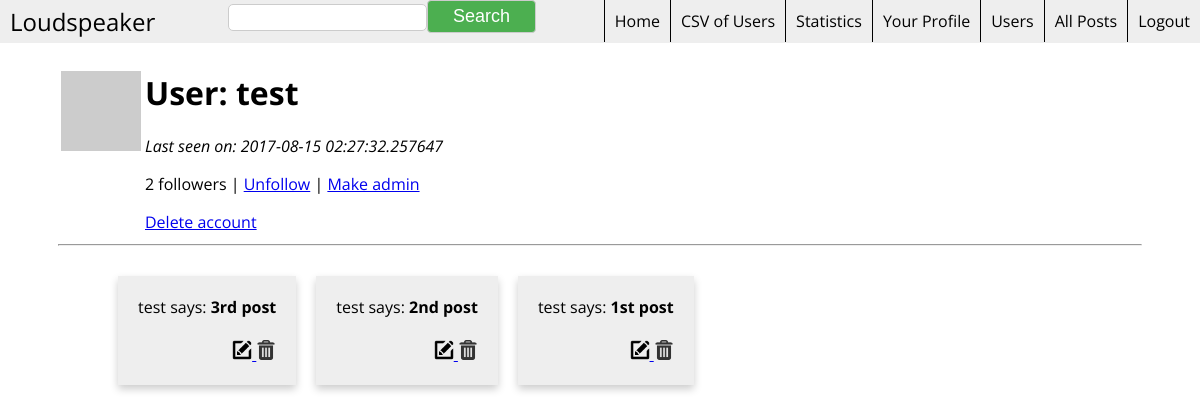
The app's page /user/test (signed in), older data.
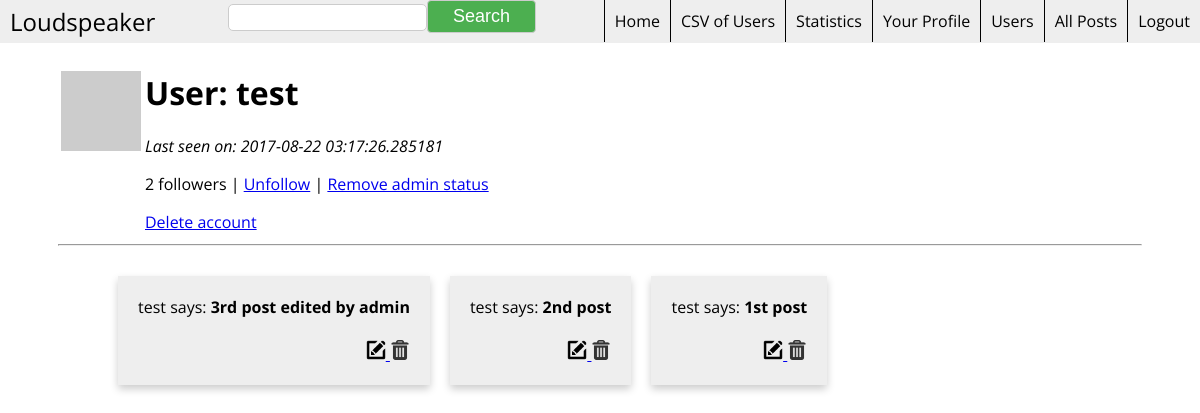
The same page, newer data.
### app/models.py (models this page shows, shortened)
class User(db.Model):
    id = db.Column(db.Integer, primary_key = True)
    username = db.Column(db.String(64), index=True, unique=True)
    nickname = db.Column(db.String(64), index=True, unique = False)
    firstname = db.Column(db.String(64), index=True, unique = False)
    lastname = db.Column(db.String(64), index=True, unique=False)
    password = db.Column(db.String(120), index = True, unique = False)
    email = db.Column(db.String(120), index=True, unique=True)
    posts = db.relationship('Post', backref = 'author', lazy = 'dynamic')
    about_me = db.Column(db.String(140))
    last_seen = db.Column(db.DateTime)
    is_admin = db.Column(db.Boolean)
    followed = db.relationship('User',
                               secondary=followers,
                               primaryjoin=(followers.c.follower_id == id),
                               secondaryjoin=(followers.c.followed_id == id),
                               backref=db.backref('followers', lazy='dynamic'),
                               lazy='dynamic')
    @property
    def is_authenticated(self):
        return True
    def avatar(self,size):
        return 'http://www.gravatar.com/avatar/%s?d=mm&s=%d' % (md5(self.email.encode('utf-8')).hexdigest(), size)
    def is_following(self, user):
        return self.followed.filter(followers.c.followed_id == user.id).count() > 0

class Post(db.Model):
    __searchable__ = ['body']
    id = db.Column(db.Integer, primary_key = True)
    body = db.Column(db.String(140))
    timestamp = db.Column(db.DateTime)
    user_id = db.Column(db.Integer, db.ForeignKey('user.id'))

### app/views.py (the view)
@app.route('/user/<username>')
@login_required
def user(username):
    user = User.query.filter_by(username=username).first()
    if user == None:
        flash('User %s not found.' % username)
        return redirect(url_for('index'))
    posts = user.posts.order_by(Post.timestamp.desc()).all()
    return render_template('user.html',
                           user=user,
                           posts=posts,
                           title=username)

### app/forms.py
class SearchForm(Form):
    search = StringField('search', validators=[DataRequired()])

### app/views.py (called while the page is built)
@lm.user_loader
def load_user(id):
    return User.query.get(int(id))

@app.before_request
def before_request():
    g.user = current_user
    if g.user.is_authenticated:
        g.user.last_seen = datetime.utcnow()
        db.session.add(g.user)
        db.session.commit()
        g.search_form = SearchForm()

### app/templates/user.html (shortened to what this page needs)
{% extends "base.html" %}
{% block content %}
<table>
  <tr valign="top">
    <td><img src="{{ user.avatar(128) }}"></td>
    <td>
      <h1>User: {{ user.nickname }}</h1>
      {% if user.last_seen %}<p><i>Last seen on: {{ user.last_seen }}</i></p>{% endif %}
      <p>{{ user.followers.count() }} followers |
      {% if user.id == g.user.id %}
      <a href="{{ url_for('edit') }}">Edit your profile or password</a>
      {% elif not g.user.is_following(user) %}
      <a href="{{ url_for('follow', username=user.username) }}">Follow</a>
      {% else %}
      <a href="{{ url_for('unfollow', username=user.username) }}">Unfollow</a>
      {% endif %}
      {% if g.user.is_admin %}
      |
      {% if user.is_admin %}
      <a href="{{ url_for('remove_admin', username=user.username) }}">Remove admin status</a>
      {% else %}
      <a href="{{ url_for('make_admin', username=user.username) }}">Make admin</a>
      {% endif %}
      {% endif %}
      </p>
      <p>{% if g.user.is_admin %}
      <a href="{{ url_for('delete_user', id=user.id) }}">Delete account</a>
      {% endif %}
    </td>
  </tr>
</table>
<hr>
<div class="flex">
  {% if user == g.user or g.user.is_admin %}
  {% for post in posts %}
  {% include 'editable_post.html' %}
  {% endfor %}
  {% else %}
  {% for post in posts %}
  {% include 'post.html' %}
  {% endfor %}
  {% endif %}
</div>
{% endblock %}

### app/templates/base.html (shortened to what this page needs)
<html>
  <head>
    <link rel="stylesheet" href="{{ url_for('static', filename='css/style.css') }}"></link>
  </head>
  <body>
    <ul class="nav">
      <li class="nav-logo left">
        <a href="{{ url_for('index') }}">Loudspeaker</a>
      </li>
      {% if g.user.is_authenticated %}
      <form style="display: inline;" action="{{ url_for('search') }}" method="post" name="search">{{ g.search_form.hidden_tag() }}{{ g.search_form.search(size=20) }}<input type="submit" value="Search"></form>
      <li class="right">
        <a href="{{ url_for('logout') }}">Logout</a>
      </li>
      <li class="right">
        <a href="{{ url_for('posts') }}">All Posts</a>
      </li>
      <li class="right">
        <a href="{{ url_for('users') }}">Users</a>
      </li>
      <li class="right">
        <a href="{{ url_for('user', username=g.user.username) }}">Your Profile</a>
      </li>
      {% endif %}
      {% if g.user.is_admin %}
      <li class="right">
      <a href="{{ url_for('stats') }}">Statistics</a></li>
      <li class="right">
      <a href="{{ url_for('download_csv') }}">CSV of Users</a></li>
      {% endif %}
      <li class="right">
        <a href="{{ url_for('index') }}">Home</a>
      </li>
    </ul>
    <div class="filler">
    </div>
    <div class="content">
    {% block content %}{% endblock %}
    </div>
  </body>
</html>

### app/templates/editable_post.html
<div class="card">
  <div>
    {{ post.author.nickname }} says: <b>{{ post.body }}</b>
  </div> <br>
  <div class="right">
    <a href="{{ url_for('editPost', id=post.id) }}">
      <img src="/static/img/edit.png" alt="edit" class="icon-size" title="Edit post">
    </a>
    <a href="{{ url_for('delete_post', id=post.id) }}">
      <img src="/static/img/delete.png" alt="delete" class="icon-size" title="Delete post">
      </a>
  </div>
</div>

### app/static/css/style.css (style rules this page uses)
body { font-family: "Open Sans", sans-serif; text-align: center; }
.content { margin: 20px 50px; padding 10px; }
.flex { margin: 20px 50px; padding 10px; display: flex; flex-flow: row wrap; }
.nav { z-index: 2; margin: 0; padding: 0; top: 0; left: 0; right: 0; width: 100%; position: fixed; background-color: #eeeeee; list-style-type: none; overflow: hidden; }
.left { float: left; }
.right { float: right; }
.nav-logo a { display: block; font-size: 24px; padding: 5px; padding-left: 10px; text-decoration: none; color: black; }
.nav .right a { display: block; text-align: center; text-decoration: none; color: black; padding: 10px; border-left: 1px solid black; }
.filler { height: 40px; width: 100%; }
.card { padding: 20px; margin: 10px; text-align: left; background-color: #eeeeee; box-shadow: 0 4px 8px 0 rgba(0,0,0,0.2); display: inline-block; max-width: 40%; word-wrap: break-word; }
input[type=text], input[type=password] { display: inline-block; border: 1px solid #cccccc; border-radius: 5px; padding: 5px 10px; }
input[type=submit] { background-color: #4CAF50; color: white; font-size: 18px; padding: 5px 25px; border: 1px solid #ccc; border-radius: 4px; cursor: pointer; }
.icon-size { width: 20px; height: 20px; }

Row changes from the older to the newer data that the page shows:
changed User "test": last_seen "2017-08-15 02:27:32.257647" → "2017-08-22 03:17:26.285181"; is_admin empty → True (drawn)
changed Post: body "3rd post" → "3rd post edited by admin"
Text that changed along with them:
text no longer shown: "Make admin"
text now shown: "Remove admin status"
